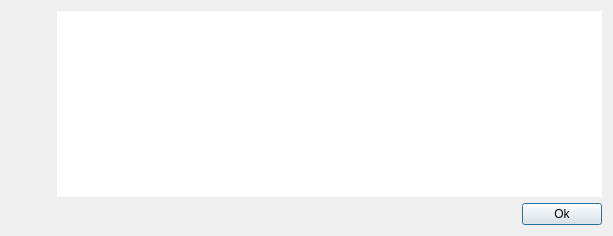
<?xml version="1.0" encoding="UTF-8"?>
<ui version="4.0">
 <class>HelpDialog</class>
 <widget class="QDialog" name="HelpDialog">
  <property name="geometry">
   <rect>
    <x>0</x>
    <y>0</y>
    <width>613</width>
    <height>236</height>
   </rect>
  </property>
  <property name="windowTitle">
   <string>Dialog</string>
  </property>
  <property name="windowIcon">
   <iconset resource="../res.qrc">
    <normaloff>:/res/icons/Help-96.png</normaloff>:/res/icons/Help-96.png</iconset>
  </property>
  <layout class="QVBoxLayout" name="verticalLayout">
   <item>
    <layout class="QHBoxLayout" name="horizontalLayout_2">
     <item>
      <widget class="QLabel" name="label">
       <property name="minimumSize">
        <size>
         <width>40</width>
         <height>40</height>
        </size>
       </property>
       <property name="maximumSize">
        <size>
         <width>40</width>
         <height>40</height>
        </size>
       </property>
       <property name="text">
        <string/>
       </property>
       <property name="scaledContents">
        <bool>true</bool>
       </property>
      </widget>
     </item>
     <item>
      <widget class="VTextBrowser" name="textEdit">
       <property name="frameShape">
        <enum>QFrame::NoFrame</enum>
       </property>
      </widget>
     </item>
    </layout>
   </item>
   <item>
    <layout class="QHBoxLayout" name="horizontalLayout">
     <item>
      <spacer name="horizontalSpacer">
       <property name="orientation">
        <enum>Qt::Horizontal</enum>
       </property>
       <property name="sizeHint" stdset="0">
        <size>
         <width>40</width>
         <height>20</height>
        </size>
       </property>
      </spacer>
     </item>
     <item>
      <widget class="QPushButton" name="okButton">
       <property name="text">
        <string>Ok</string>
       </property>
      </widget>
     </item>
    </layout>
   </item>
  </layout>
 </widget>
 <customwidgets>
  <customwidget>
   <class>VTextBrowser</class>
   <extends>QTextEdit</extends>
   <header>widgets/vtextbrowser.h</header>
  </customwidget>
 </customwidgets>
 <resources>
  <include location="../res.qrc"/>
 </resources>
 <connections/>
</ui>
